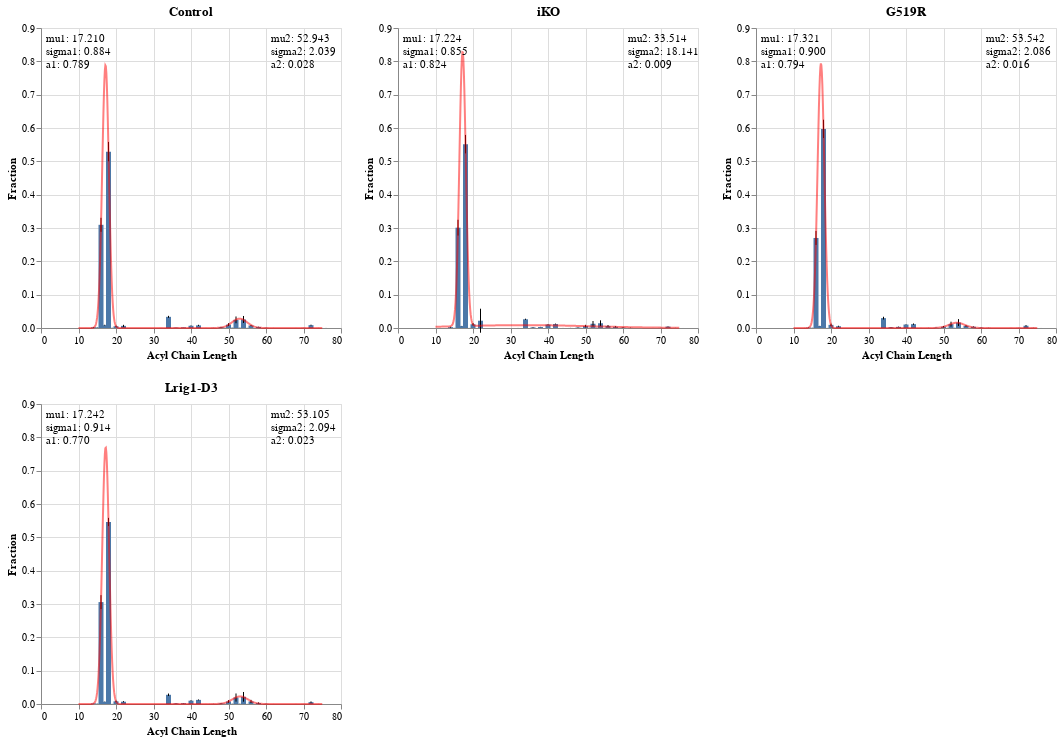

The notebook cell this image was saved under:
### Markdown cell above
#### Bimodal Gaussian

### Code cell
chart_list = []
def gauss(x,mu,sigma,A):
    return A*np.exp(-(x-mu)**2/(2*sigma**2))

def bimodal(x,mu1,sigma1,A1,mu2,sigma2,A2):
    return gauss(x,mu1,sigma1,A1)+gauss(x,mu2,sigma2,A2)

for protein in ptnstd['Mutation'].unique():
    source = ptnstd[ptnstd['Mutation'] == protein]
    
    # create error bars
    err = alt.Chart(source).mark_errorbar(extent='stdev').encode(
        x='Acyl Chain Length:Q',
        y='Fraction:Q',
    )
    
    # create histogram
    bar = alt.Chart(source).mark_bar().encode(
        x='Acyl Chain Length:Q',
        y=alt.Y('mean(Fraction):Q').scale(domain=[0,.9]),
    ).properties(title=protein)
    
    # create gaussian
    x = ptns[(ptns['Acyl Chain Length'] % 2 == 0)]['Acyl Chain Length']
    y = ptns[protein].loc[x.index]
    
    # expected vals
    x1 = x[(x <= 20)]
    y1 = ptns[protein].loc[x1.index]
    x2 = x[(x >= 50) & (x <= 60)]
    y2 = ptns[protein].loc[x2.index]
    
    n1 = sum(y1)
    mean1 = sum(x1*y1)/n1                  
    sigma1 = sum(y1*(x1-mean1)**2)/n1
    a1 = max(y1)
    
    n2 = sum(y2)                         
    mean2 = sum(x2*y2)/n2                  
    sigma2 = sum(y2*(x2-mean2)**2)/n2
    a2=max(y2)
    
    expected = [mean1, sigma1, a1, mean2, sigma2, a2]
    # print(protein, expected)
    
    popt,pcov = curve_fit(bimodal,x,y,p0=expected)
    
    xx = np.linspace(10, 75, 500)
    
    s = pd.DataFrame({'Acyl Chain Length':xx, 'y':bimodal(xx, *popt)})
    
    gaus = alt.Chart(s).mark_line(color='red', opacity=0.5).encode(
        x='Acyl Chain Length:Q',
        y='y:Q'
    )
    
    text1 = alt.Chart({'values':[{}]}).mark_text(
        align="left", baseline="top"
    ).encode(
        x=alt.value(5),  # pixels from left
        y=alt.value(5),  # pixels from top
        text=alt.value([f"mu1: {popt[0]:.3f}", f"sigma1: {popt[1]:.3f}", f"a1: {popt[2]:.3f}"])
    )
    
    text2 = alt.Chart({'values':[{}]}).mark_text(
        align="left", baseline="top"
    ).encode(
        x=alt.value(230),  # pixels from left
        y=alt.value(5),  # pixels from top
        text=alt.value([f"mu2: {popt[3]:.3f}", f"sigma2: {popt[4]:.3f}", f"a2: {popt[5]:.3f}"])
    )
    
    # append to chart list
    chart = bar + err + gaus + text1 + text2
    
    chart_list.append(chart)
    
ss_bimodal = alt.hconcat(*chart_list[:3]) & alt.hconcat(*chart_list[3:])
ss_bimodal.save('graphs/dgat/chain_length/BimodalHistogram_SidebySide.png', ppi=300)
ss_bimodal

### Figure 1 — Vega-Lite specification as saved in the notebook (floating-point values rounded to 4 significant figures; data arrays with more than 128 entries replaced by an {"elided": "..."} marker saying what was removed)
{"config": {"view": {"continuousWidth": 300, "continuousHeight": 300}}, "vconcat": [{"hconcat": [{"layer": [{"mark": {"type": "bar"}, "encoding": {"x": {"field": "Acyl Chain Length", "type": "quantitative"}, "y": {"aggregate": "mean", "field": "Fraction", "scale": {"domain": [0, 0.9]}, "type": "quantitative"}}, "title": "Control"}, {"mark": {"type": "errorbar", "extent": "stdev"}, "encoding": {"x": {"field": "Acyl Chain Length", "type": "quantitative"}, "y": {"field": "Fraction", "type": "quantitative"}}}, {"data": {"name": "data-64405d1cd88d64e5164e4e25af7a4416"}, "mark": {"type": "line", "color": "red", "opacity": 0.5}, "encoding": {"x": {"field": "Acyl Chain Length", "type": "quantitative"}, "y": {"field": "y", "type": "quantitative"}}}, {"data": {"name": "empty"}, "mark": {"type": "text", "align": "left", "baseline": "top"}, "encoding": {"text": {"value": ["mu1: 17.210", "sigma1: 0.884", "a1: 0.789"]}, "x": {"value": 5}, "y": {"value": 5}}}, {"data": {"name": "empty"}, "mark": {"type": "text", "align": "left", "baseline": "top"}, "encoding": {"text": {"value": ["mu2: 52.943", "sigma2: 2.039", "a2: 0.028"]}, "x": {"value": 230}, "y": {"value": 5}}}], "data": {"name": "data-ae6568f9eb2b59984dd029afb8dd1912"}}, {"layer": [{"mark": {"type": "bar"}, "encoding": {"x": {"field": "Acyl Chain Length", "type": "quantitative"}, "y": {"aggregate": "mean", "field": "Fraction", "scale": {"domain": [0, 0.9]}, "type": "quantitative"}}, "title": "iKO"}, {"mark": {"type": "errorbar", "extent": "stdev"}, "encoding": {"x": {"field": "Acyl Chain Length", "type": "quantitative"}, "y": {"field": "Fraction", "type": "quantitative"}}}, {"data": {"name": "data-65981cea38772c899de9f9b40c139450"}, "mark": {"type": "line", "color": "red", "opacity": 0.5}, "encoding": {"x": {"field": "Acyl Chain Length", "type": "quantitative"}, "y": {"field": "y", "type": "quantitative"}}}, {"data": {"name": "empty"}, "mark": {"type": "text", "align": "left", "baseline": "top"}, "encoding": {"text": {"value": ["mu1: 17.224", "sigma1: 0.855", "a1: 0.824"]}, "x": {"value": 5}, "y": {"value": 5}}}, {"data": {"name": "empty"}, "mark": {"type": "text", "align": "left", "baseline": "top"}, "encoding": {"text": {"value": ["mu2: 33.514", "sigma2: 18.141", "a2: 0.009"]}, "x": {"value": 230}, "y": {"value": 5}}}], "data": {"name": "data-08bf4995da24a0ed7c64b8c0f376be4d"}}, {"layer": [{"mark": {"type": "bar"}, "encoding": {"x": {"field": "Acyl Chain Length", "type": "quantitative"}, "y": {"aggregate": "mean", "field": "Fraction", "scale": {"domain": [0, 0.9]}, "type": "quantitative"}}, "title": "G519R"}, {"mark": {"type": "errorbar", "extent": "stdev"}, "encoding": {"x": {"field": "Acyl Chain Length", "type": "quantitative"}, "y": {"field": "Fraction", "type": "quantitative"}}}, {"data": {"name": "data-d4d196a5aedb95e1bf8d20dbb8e2ab9a"}, "mark": {"type": "line", "color": "red", "opacity": 0.5}, "encoding": {"x": {"field": "Acyl Chain Length", "type": "quantitative"}, "y": {"field": "y", "type": "quantitative"}}}, {"data": {"name": "empty"}, "mark": {"type": "text", "align": "left", "baseline": "top"}, "encoding": {"text": {"value": ["mu1: 17.321", "sigma1: 0.900", "a1: 0.794"]}, "x": {"value": 5}, "y": {"value": 5}}}, {"data": {"name": "empty"}, "mark": {"type": "text", "align": "left", "baseline": "top"}, "encoding": {"text": {"value": ["mu2: 53.542", "sigma2: 2.086", "a2: 0.016"]}, "x": {"value": 230}, "y": {"value": 5}}}], "data": {"name": "data-7e6cecd3f24fe41e81915c618d19512d"}}]}, {"hconcat": [{"layer": [{"mark": {"type": "bar"}, "encoding": {"x": {"field": "Acyl Chain Length", "type": "quantitative"}, "y": {"aggregate": "mean", "field": "Fraction", "scale": {"domain": [0, 0.9]}, "type": "quantitative"}}, "title": "Lrig1-D3"}, {"mark": {"type": "errorbar", "extent": "stdev"}, "encoding": {"x": {"field": "Acyl Chain Length", "type": "quantitative"}, "y": {"field": "Fraction", "type": "quantitative"}}}, {"data": {"name": "data-1bf4479cbcf1761a14b65de34de9dbcc"}, "mark": {"type": "line", "color": "red", "opacity": 0.5}, "encoding": {"x": {"field": "Acyl Chain Length", "type": "quantitative"}, "y": {"field": "y", "type": "quantitative"}}}, {"data": {"name": "empty"}, "mark": {"type": "text", "align": "left", "baseline": "top"}, "encoding": {"text": {"value": ["mu1: 17.242", "sigma1: 0.914", "a1: 0.770"]}, "x": {"value": 5}, "y": {"value": 5}}}, {"data": {"name": "empty"}, "mark": {"type": "text", "align": "left", "baseline": "top"}, "encoding": {"text": {"value": ["mu2: 53.105", "sigma2: 2.094", "a2: 0.023"]}, "x": {"value": 230}, "y": {"value": 5}}}]}], "data": {"name": "data-f1fa92f12ee7e81be9382e91ffde5cd5"}}], "$schema": "https://vega.github.io/schema/vega-lite/v5.17.0.json", "datasets": {"data-ae6568f9eb2b59984dd029afb8dd1912": {"elided": "210 records"}, "data-64405d1cd88d64e5164e4e25af7a4416": {"elided": "500 records"}, "empty": [{}], "data-08bf4995da24a0ed7c64b8c0f376be4d": {"elided": "252 records"}, "data-65981cea38772c899de9f9b40c139450": {"elided": "500 records"}, "data-7e6cecd3f24fe41e81915c618d19512d": {"elided": "210 records"}, "data-d4d196a5aedb95e1bf8d20dbb8e2ab9a": {"elided": "500 records"}, "data-f1fa92f12ee7e81be9382e91ffde5cd5": {"elided": "168 records"}, "data-1bf4479cbcf1761a14b65de34de9dbcc": {"elided": "500 records"}}}
